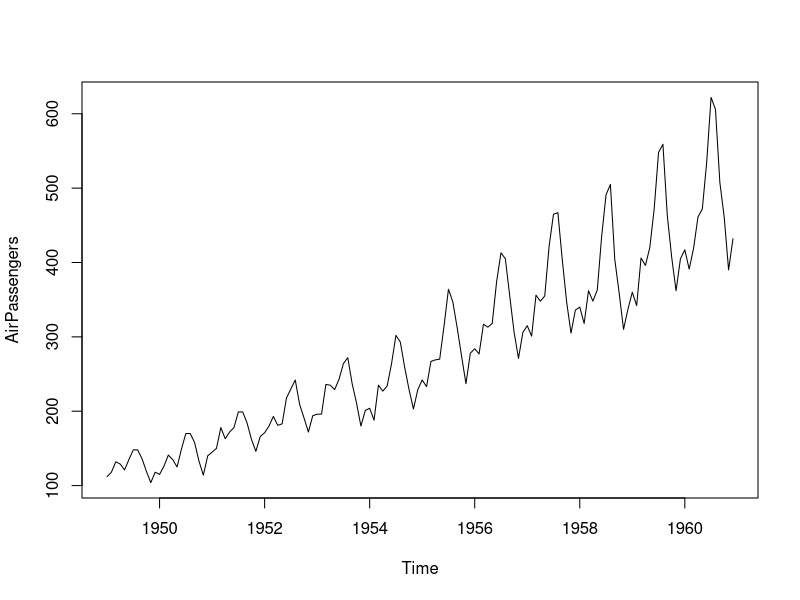
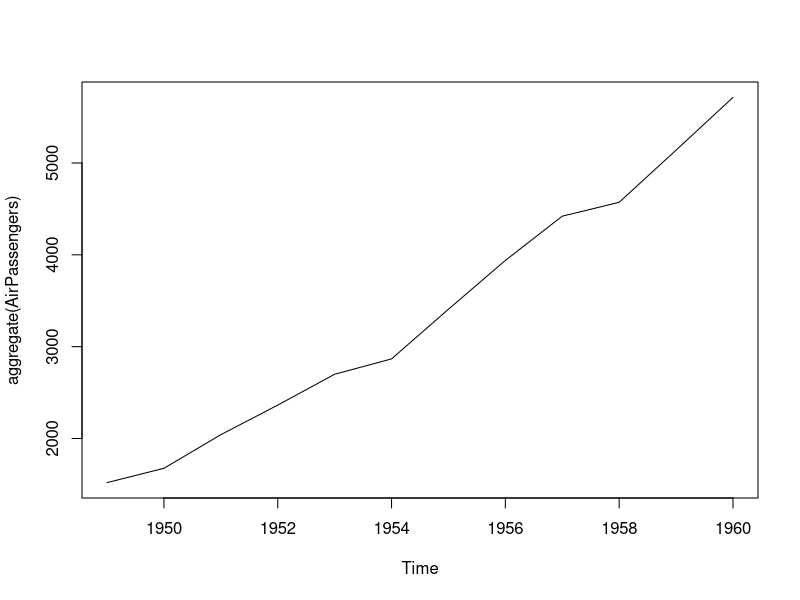
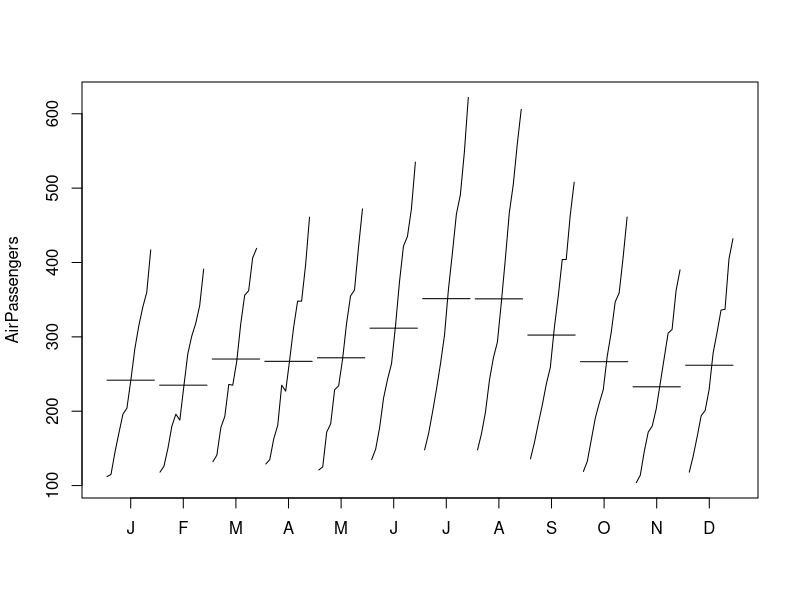
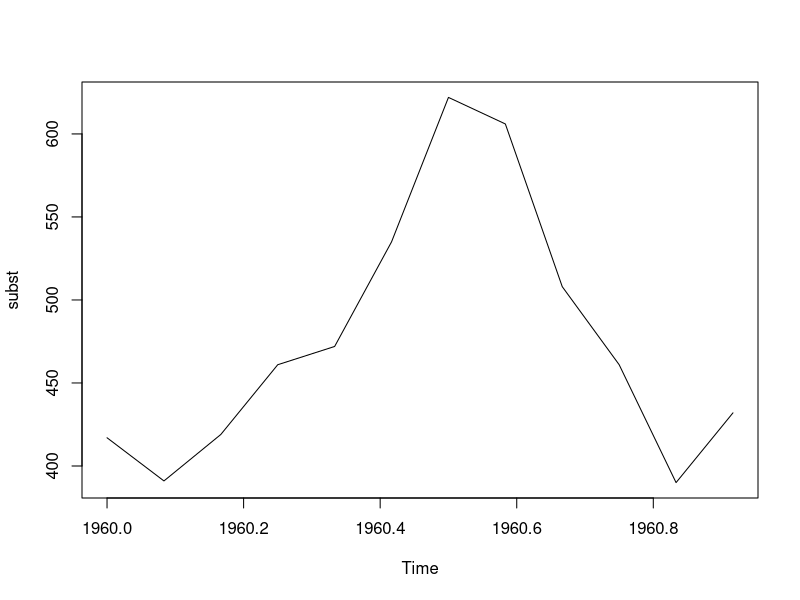
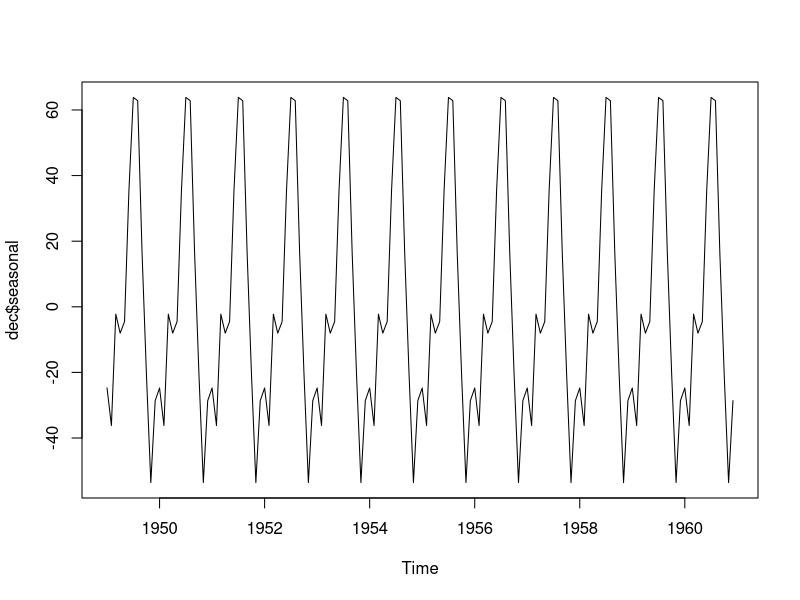
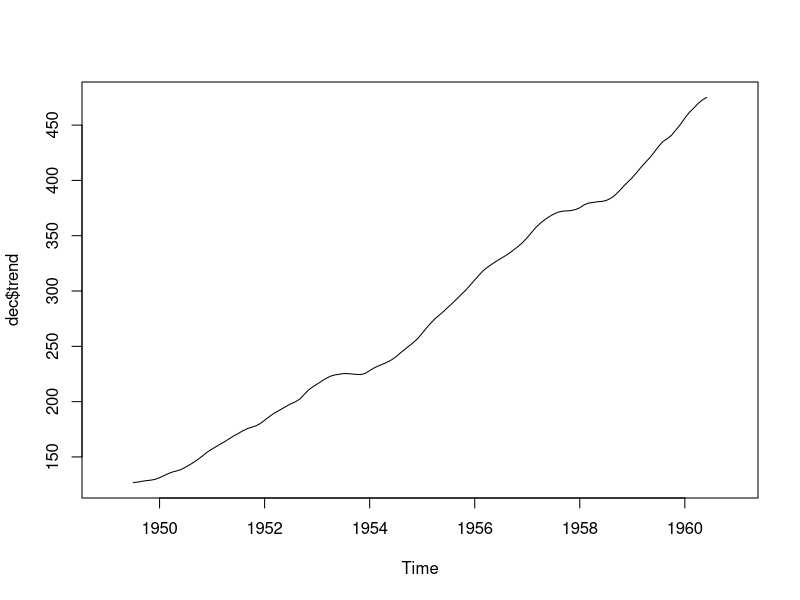
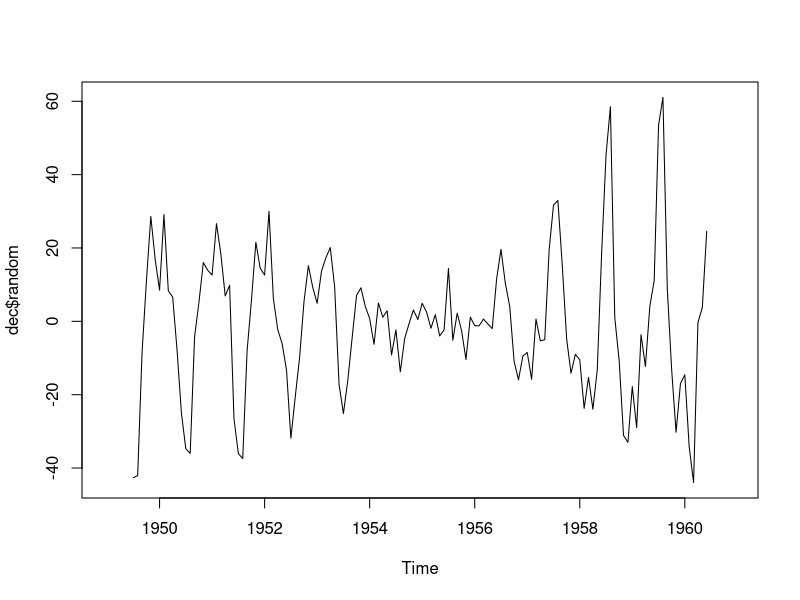
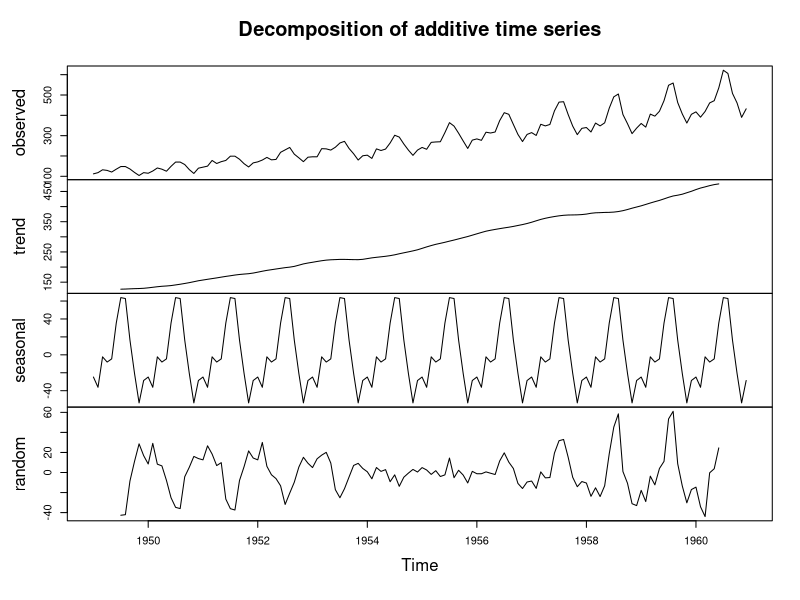

These charts were generated, in order, by the following R code:
library(forecast)

AirPassengers

#funcao para inicio da serie temporal
ini_serie = start(AirPassengers)

#funcao para fim da serie temporal
fim_serie = end(AirPassengers)

#utilizacao da funcao plot que se adapta ao tipo de dados destino
plot(AirPassengers)

#visao agregada anualmente, muito mais suavizada
plot(aggregate(AirPassengers))

#visao agregada por mes
monthplot(AirPassengers)

#funcao para extracao de subconjunto da serie temporal
subst = window(AirPassengers, start = c(1960, 1), end = c(1960,12))

plot(subst)

#Decomposicao de Series Temporais (Tendencia, Sazonalidade, Efeito Aleatorio)

dec = decompose(AirPassengers)

plot(dec$seasonal)
plot(dec$trend)
plot(dec$random)

#visualizacao de todos os elementos no mesmo frame
plot(dec)

#previsao em series temporais
#passo 1: calculo de media movel
mediamovel = ma(AirPassengers, order = 12)

#uso da funcao FORECAST
previsao = forecast(mediamovel, h=7)
plot(previsao)

#uso da tecnica ARIMA
arima = auto.arima(AirPassengers)
prevarima = forecast(arima, h= 12)
plot(prevarima)

prevarima

